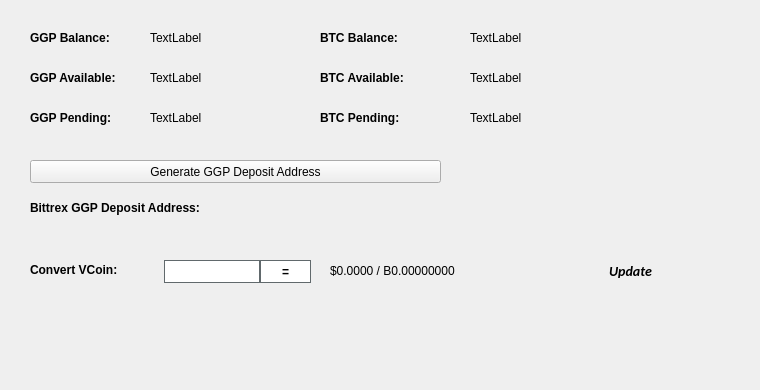
   <widget class="QWidget" name="BalanceTab">
    <attribute name="title">
     <string>Balance</string>
    </attribute>
    <widget class="QLabel" name="BitcoinBalanceLabel">
     <property name="geometry">
      <rect>
       <x>470</x>
       <y>30</y>
       <width>150</width>
       <height>16</height>
      </rect>
     </property>
     <property name="text">
      <string>TextLabel</string>
     </property>
    </widget>
    <widget class="QLabel" name="GGPBalanceLabel">
     <property name="geometry">
      <rect>
       <x>150</x>
       <y>30</y>
       <width>150</width>
       <height>16</height>
      </rect>
     </property>
     <property name="text">
      <string>TextLabel</string>
     </property>
    </widget>
    <widget class="QLabel" name="label_11">
     <property name="geometry">
      <rect>
       <x>30</x>
       <y>30</y>
       <width>101</width>
       <height>16</height>
      </rect>
     </property>
     <property name="font">
      <font>
       <weight>75</weight>
       <bold>true</bold>
      </font>
     </property>
     <property name="text">
      <string>GGP Balance:</string>
     </property>
    </widget>
    <widget class="QLabel" name="label_12">
     <property name="geometry">
      <rect>
       <x>320</x>
       <y>30</y>
       <width>101</width>
       <height>16</height>
      </rect>
     </property>
     <property name="font">
      <font>
       <weight>75</weight>
       <bold>true</bold>
      </font>
     </property>
     <property name="text">
      <string>BTC Balance:</string>
     </property>
    </widget>
    <widget class="QLabel" name="GGPAvailableLabel_2">
     <property name="geometry">
      <rect>
       <x>150</x>
       <y>70</y>
       <width>150</width>
       <height>16</height>
      </rect>
     </property>
     <property name="text">
      <string>TextLabel</string>
     </property>
    </widget>
    <widget class="QLabel" name="label_13">
     <property name="geometry">
      <rect>
       <x>30</x>
       <y>70</y>
       <width>111</width>
       <height>16</height>
      </rect>
     </property>
     <property name="font">
      <font>
       <weight>75</weight>
       <bold>true</bold>
      </font>
     </property>
     <property name="text">
      <string>GGP Available:</string>
     </property>
    </widget>
    <widget class="QLabel" name="label_14">
     <property name="geometry">
      <rect>
       <x>30</x>
       <y>110</y>
       <width>101</width>
       <height>16</height>
      </rect>
     </property>
     <property name="font">
      <font>
       <weight>75</weight>
       <bold>true</bold>
      </font>
     </property>
     <property name="text">
      <string>GGP Pending:</string>
     </property>
    </widget>
    <widget class="QLabel" name="GGPPendingLabel">
     <property name="geometry">
      <rect>
       <x>150</x>
       <y>110</y>
       <width>150</width>
       <height>16</height>
      </rect>
     </property>
     <property name="text">
      <string>TextLabel</string>
     </property>
    </widget>
    <widget class="QLabel" name="label_15">
     <property name="geometry">
      <rect>
       <x>320</x>
       <y>70</y>
       <width>111</width>
       <height>16</height>
      </rect>
     </property>
     <property name="font">
      <font>
       <weight>75</weight>
       <bold>true</bold>
      </font>
     </property>
     <property name="text">
      <string>BTC Available:</string>
     </property>
    </widget>
    <widget class="QLabel" name="BitcoinAvailableLabel">
     <property name="geometry">
      <rect>
       <x>470</x>
       <y>70</y>
       <width>150</width>
       <height>16</height>
      </rect>
     </property>
     <property name="text">
      <string>TextLabel</string>
     </property>
    </widget>
    <widget class="QLabel" name="label_31">
     <property name="geometry">
      <rect>
       <x>320</x>
       <y>110</y>
       <width>111</width>
       <height>16</height>
      </rect>
     </property>
     <property name="font">
      <font>
       <weight>75</weight>
       <bold>true</bold>
      </font>
     </property>
     <property name="text">
      <string>BTC Pending:</string>
     </property>
    </widget>
    <widget class="QLabel" name="BitcoinPendingLabel">
     <property name="geometry">
      <rect>
       <x>470</x>
       <y>110</y>
       <width>150</width>
       <height>16</height>
      </rect>
     </property>
     <property name="text">
      <string>TextLabel</string>
     </property>
    </widget>
    <widget class="QLabel" name="label_33">
     <property name="geometry">
      <rect>
       <x>30</x>
       <y>200</y>
       <width>221</width>
       <height>16</height>
      </rect>
     </property>
     <property name="font">
      <font>
       <weight>75</weight>
       <bold>true</bold>
      </font>
     </property>
     <property name="text">
      <string>Bittrex GGP Deposit Address:</string>
     </property>
    </widget>
    <widget class="QPushButton" name="GenDepositBTN">
     <property name="geometry">
      <rect>
       <x>30</x>
       <y>160</y>
       <width>411</width>
       <height>23</height>
      </rect>
     </property>
     <property name="text">
      <string>Generate GGP Deposit Address</string>
     </property>
     <property name="icon">
      <iconset resource="../ggp.qrc">
       <normaloff>:/icons/bitcoin</normaloff>:/icons/bitcoin</iconset>
     </property>
    </widget>
    <widget class="QLabel" name="DepositAddressLabel">
     <property name="geometry">
      <rect>
       <x>200</x>
       <y>200</y>
       <width>261</width>
       <height>16</height>
      </rect>
     </property>
     <property name="palette">
      <palette>
       <active>
        <colorrole role="WindowText">
         <brush brushstyle="SolidPattern">
          <color alpha="255">
           <red>0</red>
           <green>0</green>
           <blue>0</blue>
          </color>
         </brush>
        </colorrole>
        <colorrole role="Text">
         <brush brushstyle="SolidPattern">
          <color alpha="255">
           <red>0</red>
           <green>0</green>
           <blue>255</blue>
          </color>
         </brush>
        </colorrole>
       </active>
       <inactive>
        <colorrole role="WindowText">
         <brush brushstyle="SolidPattern">
          <color alpha="255">
           <red>0</red>
           <green>0</green>
           <blue>0</blue>
          </color>
         </brush>
        </colorrole>
        <colorrole role="Text">
         <brush brushstyle="SolidPattern">
          <color alpha="255">
           <red>0</red>
           <green>0</green>
           <blue>255</blue>
          </color>
         </brush>
        </colorrole>
       </inactive>
       <disabled>
        <colorrole role="WindowText">
         <brush brushstyle="SolidPattern">
          <color alpha="255">
           <red>120</red>
           <green>120</green>
           <blue>120</blue>
          </color>
         </brush>
        </colorrole>
        <colorrole role="Text">
         <brush brushstyle="SolidPattern">
          <color alpha="255">
           <red>120</red>
           <green>120</green>
           <blue>120</blue>
          </color>
         </brush>
        </colorrole>
       </disabled>
      </palette>
     </property>
     <property name="font">
      <font>
       <weight>75</weight>
       <bold>true</bold>
      </font>
     </property>
     <property name="text">
      <string/>
     </property>
     <property name="alignment">
      <set>Qt::AlignRight|Qt::AlignTrailing|Qt::AlignVCenter</set>
     </property>
     <property name="textInteractionFlags">
      <set>Qt::LinksAccessibleByMouse|Qt::TextSelectableByKeyboard|Qt::TextSelectableByMouse</set>
     </property>
    </widget>
    <widget class="QLabel" name="label_8">
     <property name="geometry">
      <rect>
       <x>460</x>
       <y>300</y>
       <width>281</width>
       <height>81</height>
      </rect>
     </property>
     <property name="text">
      <string/>
     </property>
     <property name="pixmap">
      <pixmap>:/images/bittrex</pixmap>
     </property>
    </widget>
    <widget class="QWidget" name="widgetConversion" native="true">
     <property name="geometry">
      <rect>
       <x>0</x>
       <y>250</y>
       <width>751</width>
       <height>43</height>
      </rect>
     </property>
     <property name="minimumSize">
      <size>
       <width>0</width>
       <height>43</height>
      </size>
     </property>
     <property name="styleSheet">
      <string notr="true"/>
     </property>
     <widget class="QPushButton" name="btnUpdateMarketData">
      <property name="geometry">
       <rect>
        <x>575</x>
        <y>0</y>
        <width>111</width>
        <height>41</height>
       </rect>
      </property>
      <property name="sizePolicy">
       <sizepolicy hsizetype="Expanding" vsizetype="Expanding">
        <horstretch>0</horstretch>
        <verstretch>0</verstretch>
       </sizepolicy>
      </property>
      <property name="font">
       <font>
        <family>calibri</family>
        <pointsize>-1</pointsize>
        <weight>75</weight>
        <italic>true</italic>
        <bold>true</bold>
       </font>
      </property>
      <property name="styleSheet">
       <string notr="true">margin:0px;text-align:center;padding:2px;border-radius:3px;font-style:italic;width:100px;font-size:14px;font-family:calibri;font-weight:600;</string>
      </property>
      <property name="text">
       <string>Update</string>
      </property>
      <property name="iconSize">
       <size>
        <width>150</width>
        <height>35</height>
       </size>
      </property>
      <property name="autoDefault">
       <bool>true</bool>
      </property>
      <property name="default">
       <bool>true</bool>
      </property>
     </widget>
     <widget class="QLabel" name="lblConvertVCoin">
      <property name="geometry">
       <rect>
        <x>30</x>
        <y>10</y>
        <width>131</width>
        <height>20</height>
       </rect>
      </property>
      <property name="styleSheet">
       <string notr="true"/>
      </property>
      <property name="text">
       <string>&lt;html&gt;&lt;head/&gt;&lt;body&gt;&lt;p&gt;&lt;span style=&quot; font-weight:600;&quot;&gt;Convert VCoin:&lt;/span&gt;&lt;/p&gt;&lt;/body&gt;&lt;/html&gt;</string>
      </property>
     </widget>
     <widget class="QLineEdit" name="txtConvertVCoinQty">
      <property name="geometry">
       <rect>
        <x>160</x>
        <y>10</y>
        <width>100</width>
        <height>23</height>
       </rect>
      </property>
      <property name="minimumSize">
       <size>
        <width>100</width>
        <height>23</height>
       </size>
      </property>
      <property name="maximumSize">
       <size>
        <width>100</width>
        <height>16777215</height>
       </size>
      </property>
      <property name="styleSheet">
       <string notr="true">border: 1px solid #61696c;margin-left:4px;</string>
      </property>
     </widget>
     <widget class="QPushButton" name="btnConvertGGP">
      <property name="geometry">
       <rect>
        <x>260</x>
        <y>10</y>
        <width>51</width>
        <height>23</height>
       </rect>
      </property>
      <property name="minimumSize">
       <size>
        <width>0</width>
        <height>23</height>
       </size>
      </property>
      <property name="styleSheet">
       <string notr="true">border:1px solid #61696c;background:white;font-weight:600;</string>
      </property>
      <property name="text">
       <string>=</string>
      </property>
     </widget>
     <widget class="QLabel" name="lblConvertVCoinResults">
      <property name="geometry">
       <rect>
        <x>330</x>
        <y>0</y>
        <width>201</width>
        <height>41</height>
       </rect>
      </property>
      <property name="styleSheet">
       <string notr="true"/>
      </property>
      <property name="text">
       <string>$0.0000 / B0.00000000</string>
      </property>
     </widget>
     <widget class="QLabel" name="iconOverviewUpdateWait">
      <property name="geometry">
       <rect>
        <x>670</x>
        <y>10</y>
        <width>24</width>
        <height>24</height>
       </rect>
      </property>
      <property name="text">
       <string/>
      </property>
      <property name="pixmap">
       <pixmap resource="../ggp.qrc">:/icons/transaction_1</pixmap>
      </property>
      <property name="scaledContents">
       <bool>true</bool>
      </property>
      <property name="alignment">
       <set>Qt::AlignCenter</set>
      </property>
     </widget>
    </widget>
   </widget>
